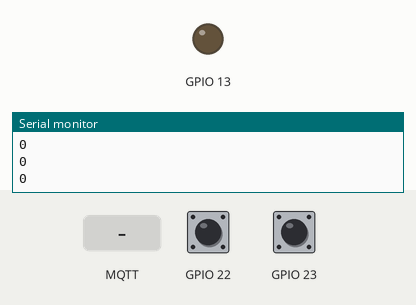
Simulated run of this sketch. Board: ESP32. On the bench: output pins drawn as LEDs (lit = HIGH), the last lines printed to the serial monitor. Inputs (shaded band) come from the test bench; at power-on: GPIO 23 HIGH, GPIO 22 HIGH. WiFi joins after 1.5 s; servers stay silent unless stated; random numbers use the default seed unless the sketch sets one; no MQTT or app messages arrive unless stated.

Above: at 2.7 s.
2.8 s: GPIO 23 pulled LOW for 0.15 s
At 3.8 s:
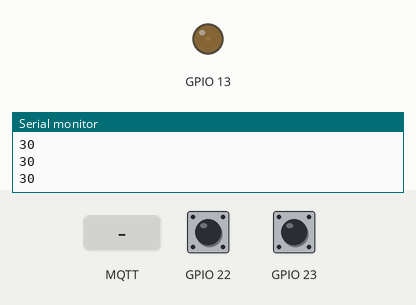
4.4 s: GPIO 23 pulled LOW for 3.2 s
At 8.1 s:
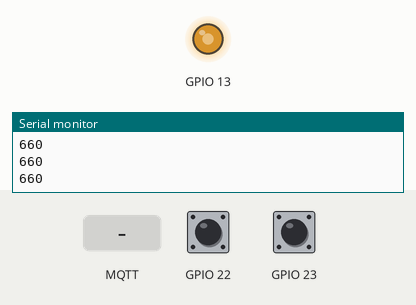
9.1 s: GPIO 23 pulled LOW for 1 s
At 10.4 s:
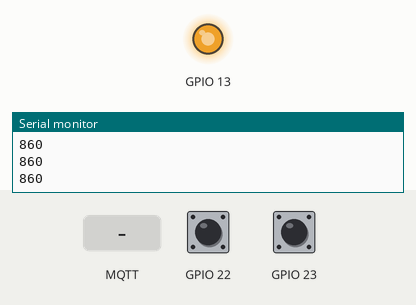
12.1 s: MQTT message "5" arrives on the first subscribed topic
At 13.0 s:
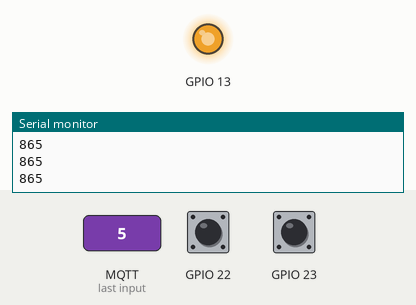
13.6 s: MQTT message "90" arrives on the second subscribed topic
At 14.4 s:
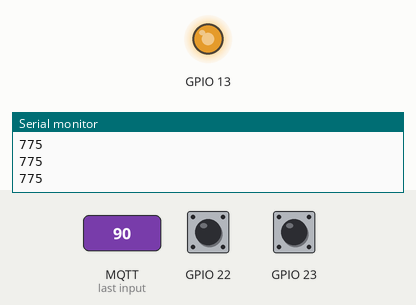
15.1 s: GPIO 22 pulled LOW for 0.15 s
At 15.9 s:
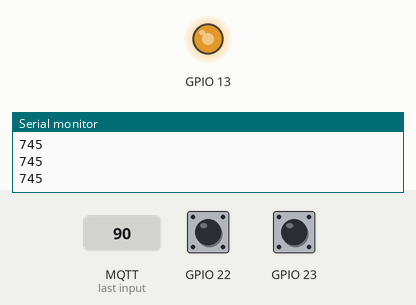
Timing chart, 0 to 17.7 s (numbered marks = the images above; inputs shaded):
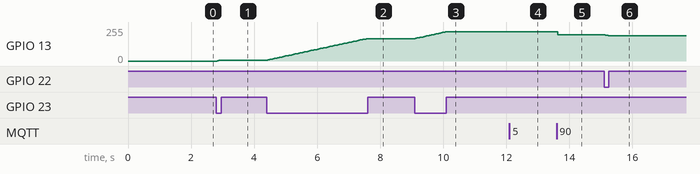

Measured:
- after the input at 2.8 s, GPIO 13: 0/255 → 7/255 at once
- after the input at 4.4 s, GPIO 13: moves from 7/255 to 168/255 over 3.1 s, starting at once
- after the input at 9.1 s, GPIO 13: moves from 168/255 to 219/255 over 0.95 s, starting at once
- after the input at 12.1 s, GPIO 13: 219/255 → 220/255 at once
- after the input at 13.6 s, GPIO 13: 220/255 → 197/255 at once
- after the input at 15.1 s, GPIO 13: 197/255 → 189/255 at once

The sketch:

OuComBalla.ino
```cpp
#include <WiFi.h>
#include "PubSubClient.h"
#include <analogWrite.h>

const char* ssid = "SSID";
const char* password = "KEY";
const char* mqttServer = "broker.emqx.io";
int port = 1883;
String stMac;
char mac[50];
char clientId[50];

WiFiClient espClient;
PubSubClient client(espClient);

int onPeriod = 0;
unsigned long t = 0;
int pwm = 0;

void setup() {
  Serial.begin(115200);
  randomSeed(analogRead(0));

  delay(10);
  Serial.println();
  Serial.print("Connecting to ");
  Serial.println(ssid);

  wifiConnect();

  Serial.println("");
  Serial.println("WiFi connected");
  Serial.println("IP address: ");
  Serial.println(WiFi.localIP());
  Serial.println(WiFi.macAddress());
  stMac = WiFi.macAddress();
  stMac.replace(":", "_");
  Serial.println(stMac);

  client.setServer(mqttServer, port);
  client.setCallback(callback);

  pinMode(22, INPUT_PULLUP);
  pinMode(23, INPUT_PULLUP);
  pinMode(13, OUTPUT);
  analogWriteResolution(10);
  analogWriteFrequency(500);
}

void wifiConnect() {
  WiFi.mode(WIFI_STA);
  WiFi.begin(ssid, password);
  while (WiFi.status() != WL_CONNECTED) {
    delay(500);
    Serial.print(".");
  }
}

void mqttReconnect() {
  while (!client.connected()) {
    Serial.print("Attempting MQTT connection...");
    long r = random(1000);
    sprintf(clientId, "clientId-%ld", r);
    if (client.connect(clientId)) {
      Serial.print(clientId);
      Serial.println(" connected");
      client.subscribe("name/up");
      client.subscribe("name/down");
      client.subscribe("name/pwm");
    } else {
      Serial.print("failed, rc=");
      Serial.print(client.state());
      Serial.println(" try again in 5 seconds");
      delay(5000);
    }
  }
}

void callback(char* topic, byte* payload, unsigned int length) {
  Serial.print("Message arrived on topic: ");
  Serial.print(topic);
  Serial.print(". Message: ");
  String stPayload;

  for (int i = 0; i < length; i++) {
    Serial.print((char) payload[i]);
    stPayload += (char) payload[i];
  }

  String stTopic = String(topic);
  int val = stPayload.toInt();

  if (stTopic == "name/up") {
    onPeriod += val;
  } else if (stTopic == "name/down"){
    onPeriod -= val;
  } else if (stTopic == "name/pwm") {
    onPeriod = val;
  }
}

void loop() {
  delay(10);
  if (!client.connected()) {
    mqttReconnect();
  }
  client.loop();

  int i22 = digitalRead(22);
  int i23 = digitalRead(23);
/*
  Serial.println(i4);
  if (i4 == 0) {
    digitalWrite(26, HIGH);
  } else {
    digitalWrite(26, LOW);
  }
*/

  if (i22 == 0) {
    onPeriod -= 10;
  }

  if (i23 == 0) {
    onPeriod += 10;
  }

  if (onPeriod < 0) onPeriod = 0;
  if (onPeriod > 1000) onPeriod = 1000;

  t = millis() % 1000;
  pwm = 1023 * onPeriod / 1000;

  analogWrite(13, pwm);

  /*
  if (t < onPeriod) {
    analogWrite(13, pwm);
  } else {
    analogWrite(13, 0);
  }
  */

  Serial.println(onPeriod);
  delay(40);
}
```
